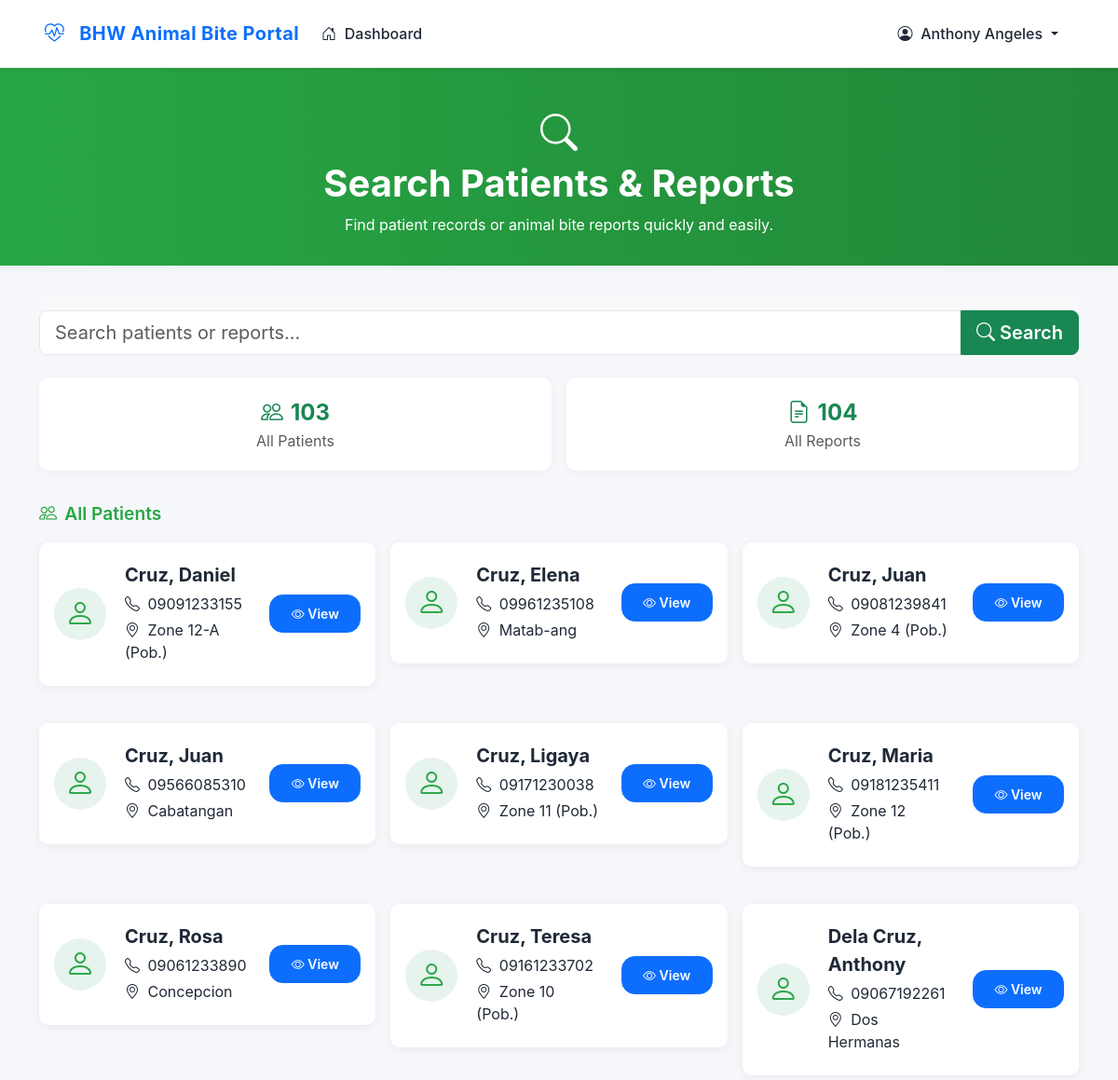
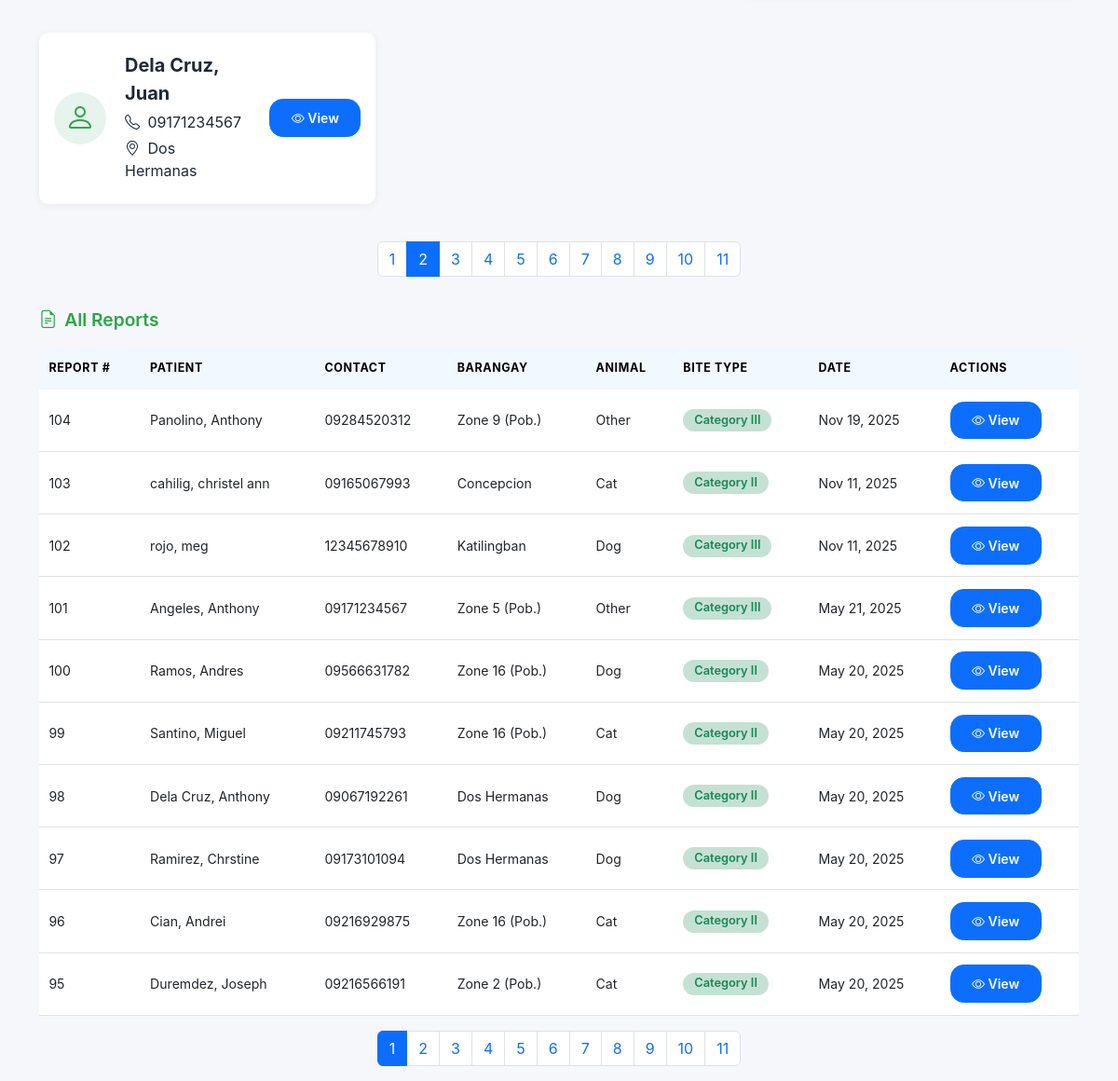
Page /src/staff/search.php?patients_page=2&reports_page=1 (signed in) on the committed database (2 pictures, top to bottom).
### tables this page shows
CREATE TABLE `staff` (
  `staffId` int(11) NOT NULL,
  `firstName` varchar(24) DEFAULT NULL,
  `lastName` varchar(30) DEFAULT NULL,
  `birthDate` date DEFAULT NULL,
  `address` varchar(255) DEFAULT NULL,
  `contactNumber` varchar(20) DEFAULT NULL,
  `email` varchar(255) DEFAULT NULL,
  `password` varchar(255) DEFAULT NULL
);

CREATE TABLE `patients` (
  `patientId` int(11) NOT NULL,
  `firstName` varchar(50) NOT NULL,
  `lastName` varchar(50) NOT NULL,
  `gender` enum('Male','Female','Other') DEFAULT NULL,
  `dateOfBirth` date DEFAULT NULL,
  `contactNumber` varchar(20) DEFAULT NULL,
  `email` varchar(100) DEFAULT NULL,
  `address` text DEFAULT NULL,
  `barangay` enum('Bubog','Cabatangan','Zone 4-A (Pob.)','Zone 4 (Pob.)','Concepcion','Dos Hermanas','Efigenio Lizares','Zone 7 (Pob.)','Zone 14-B (Pob.)','Zone 12-A (Pob.)','Zone 10 (Pob.)','Zone 5 (Pob.)','Zone 16 (Pob.)','Matab-ang','Zone 9 (Pob.)','Zone 6 (Pob.)','Zone 14 (Pob.)','San Fernando','Zone 15 (Pob.)','Zone 14-A (Pob.)','Zone 11 (Pob.)','Zone 8 (Pob.)','Zone 12 (Pob.)','Zone 1 (Pob.)','Zone 2 (Pob.)','Zone 3 (Pob.)','Katilingban') DEFAULT NULL,
  `city` varchar(100) DEFAULT NULL,
  `medicalHistory` text DEFAULT NULL,
  `emergencyContact` varchar(100) DEFAULT NULL,
  `emergencyContactNumber` varchar(20) DEFAULT NULL,
  `created_at` timestamp NOT NULL DEFAULT current_timestamp(),
  `updated_at` timestamp NOT NULL DEFAULT current_timestamp() ON UPDATE current_timestamp(),
  `middleName` varchar(45) NOT NULL,
  `province` varchar(155) NOT NULL,
  `emergencyPhone` int(11) NOT NULL,
  `allergies` text DEFAULT NULL,
  `previousRabiesVaccine` text DEFAULT NULL
);

CREATE TABLE `reports` (
  `reportId` int(11) NOT NULL,
  `patientId` int(11) DEFAULT NULL,
  `staffId` int(11) DEFAULT NULL,
  `biteDate` date NOT NULL,
  `reportDate` timestamp NOT NULL DEFAULT current_timestamp(),
  `animalType` enum('Dog','Cat','Rat','Monkey','Bat','Other') NOT NULL,
  `animalOtherType` varchar(50) DEFAULT NULL,
  `animalOwnership` enum('Stray','Owned by patient','Owned by neighbor','Owned by unknown person','Unknown') NOT NULL,
  `ownerName` varchar(100) DEFAULT NULL,
  `ownerContact` varchar(20) DEFAULT NULL,
  `animalStatus` enum('Alive','Dead','Unknown') NOT NULL DEFAULT 'Unknown',
  `animalVaccinated` enum('Yes','No','Unknown') NOT NULL DEFAULT 'Unknown',
  `biteLocation` varchar(255) NOT NULL,
  `biteType` enum('Category I','Category II','Category III') NOT NULL,
  `multipleBites` tinyint(1) NOT NULL DEFAULT 0,
  `provoked` enum('Yes','No','Unknown') NOT NULL DEFAULT 'Unknown',
  `washWithSoap` tinyint(1) NOT NULL DEFAULT 0,
  `rabiesVaccine` tinyint(1) NOT NULL DEFAULT 0,
  `rabiesVaccineDate` date DEFAULT NULL,
  `antiTetanus` tinyint(1) NOT NULL DEFAULT 0,
  `antiTetanusDate` date DEFAULT NULL,
  `antibiotics` tinyint(1) NOT NULL DEFAULT 0,
  `antibioticsDetails` varchar(255) DEFAULT NULL,
  `referredToHospital` tinyint(1) NOT NULL DEFAULT 0,
  `hospitalName` varchar(255) DEFAULT NULL,
  `followUpDate` date DEFAULT NULL,
  `notes` text DEFAULT NULL,
  `status` enum('pending','in_progress','completed','referred') NOT NULL DEFAULT 'pending',
  `updated_at` timestamp NOT NULL DEFAULT current_timestamp() ON UPDATE current_timestamp()
);

### src/staff/search.php (the view, shortened to what this page needs)
<?php
require_once '../conn/conn.php';
$search = isset($_GET['q']) ? trim($_GET['q']) : '';
$patients = [];
$reports = [];
$patientsPage = isset($_GET['patients_page']) ? max(1, (int)$_GET['patients_page']) : 1;
$reportsPage = isset($_GET['reports_page']) ? max(1, (int)$_GET['reports_page']) : 1;
$perPage = 10;
$patientsOffset = ($patientsPage - 1) * $perPage;
$reportsOffset = ($reportsPage - 1) * $perPage;
$totalPatients = 0;
$totalReports = 0;
function highlight($text, $term) {
    if (!$term) return htmlspecialchars($text);
    return preg_replace('/(' . preg_quote($term, '/') . ')/i', '<mark>$1</mark>', htmlspecialchars($text));
}
if ($search !== '') {
    $patientStmt = $pdo->prepare("SELECT SQL_CALC_FOUND_ROWS * FROM patients WHERE firstName LIKE ? OR lastName LIKE ? OR contactNumber LIKE ? OR barangay LIKE ? ORDER BY lastName, firstName LIMIT $patientsOffset, $perPage");
    $like = "%$search%";
    $patientStmt->execute([$like, $like, $like, $like]);
    $patients = $patientStmt->fetchAll(PDO::FETCH_ASSOC);
    $totalPatients = $pdo->query("SELECT FOUND_ROWS()")->fetchColumn();
    $reportStmt = $pdo->prepare("
        SELECT SQL_CALC_FOUND_ROWS r.*, p.firstName, p.lastName, p.contactNumber, p.barangay
        FROM reports r
        JOIN patients p ON r.patientId = p.patientId
        WHERE r.reportId LIKE ?
           OR p.firstName LIKE ?
           OR p.lastName LIKE ?
           OR p.contactNumber LIKE ?
           OR r.animalType LIKE ?
           OR r.biteType LIKE ?
        ORDER BY r.reportDate DESC
        LIMIT $reportsOffset, $perPage
    ");
    $reportStmt->execute([
        $like, $like, $like, $like, $like, $like
    ]);
    $reports = $reportStmt->fetchAll(PDO::FETCH_ASSOC);
    $totalReports = $pdo->query("SELECT FOUND_ROWS()")->fetchColumn();
} else {
    $patientStmt = $pdo->prepare("SELECT SQL_CALC_FOUND_ROWS * FROM patients ORDER BY lastName, firstName LIMIT $patientsOffset, $perPage");
    $patientStmt->execute();
    $patients = $patientStmt->fetchAll(PDO::FETCH_ASSOC);
    $totalPatients = $pdo->query("SELECT FOUND_ROWS()")->fetchColumn();
    $reportStmt = $pdo->prepare("
        SELECT SQL_CALC_FOUND_ROWS r.*, p.firstName, p.lastName, p.contactNumber, p.barangay
        FROM reports r
        JOIN patients p ON r.patientId = p.patientId
        ORDER BY r.reportDate DESC
        LIMIT $reportsOffset, $perPage
    ");
    $reportStmt->execute();
    $reports = $reportStmt->fetchAll(PDO::FETCH_ASSOC);
    $totalReports = $pdo->query("SELECT FOUND_ROWS()")->fetchColumn();
}
$totalPatientsPages = max(1, ceil($totalPatients / $perPage));
$totalReportsPages = max(1, ceil($totalReports / $perPage));
?>
<!DOCTYPE html>
<html lang="en">
<head>
    <link href="https://cdn.jsdelivr.net/npm/bootstrap@5.3.0/dist/css/bootstrap.min.css" rel="stylesheet">
    <link rel="stylesheet" href="https://cdn.jsdelivr.net/npm/bootstrap-icons@1.11.1/font/bootstrap-icons.css">
</head>
<body>
<?php $activePage = 'search'; include 'navbar.php'; ?>
<div class="search-hero text-center">
    <div class="container">
        <i class="bi bi-search"></i>
        <h1 class="fw-bold mb-2">Search Patients & Reports</h1>
        <p class="mb-0">Find patient records or animal bite reports quickly and easily.</p>
    </div>
</div>
<div class="container">
    <div class="search-bar-sticky">
        <form method="get" class="mb-4">
            <div class="input-group input-group-lg">
                <input type="text" class="form-control" name="q" placeholder="Search patients or reports..." value="<?php echo htmlspecialchars($search); ?>" autofocus>
                <button class="btn btn-success" type="submit"><i class="bi bi-search"></i> Search</button>
            </div>
        </form>
    </div>
    <div class="summary-stats row g-3 mb-4">
        <div class="col-md-6">
            <div class="stat-card">
                <div class="fw-bold fs-4 text-success"><i class="bi bi-people me-2"></i><?php echo $totalPatients; ?></div>
                <div class="text-muted"><?php echo $search !== '' ? 'Patients Found' : 'All Patients'; ?></div>
            </div>
        </div>
        <div class="col-md-6">
            <div class="stat-card">
                <div class="fw-bold fs-4 text-success"><i class="bi bi-file-earmark-text me-2"></i><?php echo $totalReports; ?></div>
                <div class="text-muted"><?php echo $search !== '' ? 'Reports Found' : 'All Reports'; ?></div>
            </div>
        </div>
    </div>
    <div class="result-section-title"><i class="bi bi-people me-2"></i><?php echo $search !== '' ? 'Patients' : 'All Patients'; ?></div>
    <?php if (count($patients) > 0): ?>
        <div class="row g-3">
        <?php foreach ($patients as $p): ?>
            <div class="col-md-6 col-lg-4">
                <div class="result-card">
                    <div class="result-avatar bg-success bg-opacity-10">
                        <i class="bi bi-person"></i>
                    </div>
                    <div class="result-info">
                        <div class="fw-bold fs-5 mb-1"><?php echo highlight($p['lastName'] . ', ' . $p['firstName'], $search); ?></div>
                        <div class="mb-1"><i class="bi bi-telephone me-1"></i> <?php echo highlight($p['contactNumber'], $search); ?></div>
                        <div class="mb-1"><i class="bi bi-geo-alt me-1"></i> <?php echo highlight($p['barangay'], $search); ?></div>
                    </div>
                    <div class="result-actions">
                        <a href="view_patient.php?id=<?php echo $p['patientId']; ?>" class="btn btn-sm btn-primary"><i class="bi bi-eye"></i> View</a>
                    </div>
                </div>
            </div>
        <?php endforeach; ?>
        </div>
        <?php if ($totalPatientsPages > 1): ?>
        <nav>
            <ul class="pagination mt-3">
                <?php for ($i = 1; $i <= $totalPatientsPages; $i++): ?>
                    <li class="page-item <?php echo $i === $patientsPage ? 'active' : ''; ?>">
                        <a class="page-link" href="?<?php echo http_build_query(array_merge($_GET, ['patients_page' => $i, 'reports_page' => $reportsPage])); ?>"><?php echo $i; ?></a>
                    </li>
                <?php endfor; ?>
            </ul>
        </nav>
        <?php endif; ?>
    <?php endif; ?>
    <div class="result-section-title"><i class="bi bi-file-earmark-text me-2"></i><?php echo $search !== '' ? 'Reports' : 'All Reports'; ?></div>
    <?php if (count($reports) > 0): ?>
        <div class="table-responsive">
            <table class="table table-hover align-middle bg-white">
                <thead class="table-light">
                    <tr>
                        <th>Report #</th>
                        <th>Patient</th>
                        <th>Contact</th>
                        <th>Barangay</th>
                        <th>Animal</th>
                        <th>Bite Type</th>
                        <th>Date</th>
                        <th>Actions</th>
                    </tr>
                </thead>
                <tbody>
                <?php foreach ($reports as $r): ?>
                    <tr>
                        <td><?php echo highlight($r['reportId'], $search); ?></td>
                        <td><?php echo highlight($r['lastName'] . ', ' . $r['firstName'], $search); ?></td>
                        <td><?php echo highlight($r['contactNumber'], $search); ?></td>
                        <td><?php echo highlight($r['barangay'], $search); ?></td>
                        <td><?php echo highlight($r['animalType'], $search); ?></td>
                        <td><span class="badge bg-success bg-opacity-25 text-success"><?php echo highlight($r['biteType'], $search); ?></span></td>
                        <td><?php echo date('M d, Y', strtotime($r['reportDate'])); ?></td>
                        <td><a href="view_report.php?id=<?php echo $r['reportId']; ?>" class="btn btn-sm btn-primary"><i class="bi bi-eye"></i> View</a></td>
                    </tr>
                <?php endforeach; ?>
                </tbody>
            </table>
        </div>
        <?php if ($totalReportsPages > 1): ?>
        <nav>
            <ul class="pagination mt-3">
                <?php for ($i = 1; $i <= $totalReportsPages; $i++): ?>
                    <li class="page-item <?php echo $i === $reportsPage ? 'active' : ''; ?>">
                        <a class="page-link" href="?<?php echo http_build_query(array_merge($_GET, ['patients_page' => $patientsPage, 'reports_page' => $i])); ?>"><?php echo $i; ?></a>
                    </li>
                <?php endfor; ?>
            </ul>
        </nav>
        <?php endif; ?>
    <?php endif; ?>
</div>
</body>
</html>

### src/staff/navbar.php (shortened to what this page needs)
<?php
if (!isset($staff) && isset($_SESSION['staffId'])) {
    require_once '../conn/conn.php';
    $stmt = $pdo->prepare("SELECT firstName, lastName FROM staff WHERE staffId = ?");
    $stmt->execute([$_SESSION['staffId']]);
    $staff = $stmt->fetch(PDO::FETCH_ASSOC);
}
?>
<nav class="navbar navbar-expand-lg navbar-light bg-white sticky-top shadow-sm">
  <div class="container">
    <a class="navbar-brand" href="dashboard.php">
      <i class="bi bi-heart-pulse"></i>
      <span class="fw-bold">BHW Animal Bite Portal</span>
    </a>
    <div class="collapse navbar-collapse" id="navbarNav">
      <ul class="navbar-nav me-auto">
        <li class="nav-item">
          <a class="nav-link<?php if(isset($activePage) && $activePage=="dashboard") echo " active fw-bold"; ?>" href="dashboard.php"><i class="bi bi-house-door me-1"></i> Dashboard</a>
        </li>
      </ul>
      <div class="d-flex align-items-center">
        <div class="dropdown">
          <a class="nav-link dropdown-toggle" href="#" role="button" id="userDropdown" data-bs-toggle="dropdown" aria-expanded="false">
            <i class="bi bi-person-circle me-1"></i> <?php echo isset($staff) ? htmlspecialchars($staff['firstName'] . ' ' . $staff['lastName']) : 'Staff'; ?>
          </a>
        </div>
      </div>
    </div>
  </div>
</nav>
<link rel="stylesheet" href="../css/system-theme.css">

### src/css/system-theme.css (style rules this page uses)
:root { --font-base: 'Inter', 'Segoe UI', Tahoma, sans-serif; --text-color: #1f2937; --muted-color: #6b7280; --surface: #ffffff; --surface-muted: #f3f5fb; --border-light: rgba(15, 23, 42, 0.08); --background: #f6f7fb; --accent: #0d6efd; --accent-rgb: 13, 110, 253; --accent-strong: #0a58ca; }
body { font-family: var(--font-base); color: var(--text-color); background-color: var(--background); min-height: 100vh; display: flex; flex-direction: column; }
.navbar { background-color: var(--surface) !important; box-shadow: 0 8px 24px rgba(15, 23, 42, 0.08); padding: 0.85rem 0; }
.navbar .container { width: min(1400px, 94vw); }
.navbar-brand { display: flex; align-items: center; gap: 0.5rem; color: var(--accent); font-weight: 600; letter-spacing: 0.02em; }
.navbar-brand i { font-size: 1.3rem; }
.navbar .nav-link { color: var(--text-color); padding: 0.65rem 1rem; border-radius: 0.65rem; font-weight: 500; display: flex; align-items: center; gap: 0.3rem; transition: color 0.2s ease, background-color 0.2s ease; }
.btn { border-radius: 0.9rem; font-weight: 600; padding: 0.55rem 1.4rem; }
.btn-primary { background-color: var(--accent); border-color: var(--accent); }
.table { margin-bottom: 0; }
.table thead th { background-color: rgba(var(--accent-rgb), 0.05); text-transform: uppercase; letter-spacing: 0.05em; font-size: 0.78rem; border: none; }
.table td, .table th { padding: 0.8rem 0.65rem; vertical-align: middle; font-size: 0.88rem; }
.badge { border-radius: 999px; padding: 0.35rem 0.75rem; font-weight: 600; font-size: 0.8rem; }
.form-control, .form-select { border-radius: 0.85rem; border: 1px solid var(--border-light); padding: 0.65rem 0.9rem; font-size: 0.95rem; }

### src/staff/search.php (style rules this page uses)
body { background: #f8f9fa; }
.search-hero { background: linear-gradient(90deg, #28a745 0%, #218838 100%); color: #fff; padding: 2.5rem 0 2rem 0; margin-bottom: 2rem; box-shadow: 0 2px 10px rgba(40,167,69,0.08); }
.search-hero .bi { font-size: 2.5rem; margin-bottom: 0.5rem; }
.search-bar-sticky { background: #f8f9fa; padding-top: 1rem; }
.summary-stats { margin-bottom: 2rem; }
.summary-stats .stat-card { background: #fff; border-radius: 10px; box-shadow: 0 2px 10px rgba(0,0,0,0.04); padding: 1.25rem 1rem; text-align: center; }
.result-section-title { font-size: 1.2rem; font-weight: 600; margin-top: 2rem; margin-bottom: 1rem; color: #28a745; }
.result-card { background: #fff; border-radius: 10px; box-shadow: 0 2px 10px rgba(0,0,0,0.06); padding: 1.25rem 1rem; margin-bottom: 1.5rem; display: flex; align-items: center; gap: 1.25rem; transition: box-shadow 0.2s; }
.result-avatar { width: 56px; height: 56px; border-radius: 50%; background: #e9ecef; display: flex; align-items: center; justify-content: center; font-size: 2rem; color: #28a745; }
.result-info { flex: 1; }
.result-actions { min-width: 100px; text-align: right; }
.pagination { justify-content: center; }

### src/staff/navbar.php (style rules this page uses)
.navbar { border-bottom: 1px solid rgba(0,0,0,.1); }
.navbar .nav-link { color: #495057; padding: 1rem 1rem; transition: all 0.2s; }
.navbar-brand { color: #28a745; font-size: 1.25rem; }
.navbar-brand i { margin-right: 0.5rem; }

### rows in the picture
staff: firstName+lastName "Anthony Angeles"
patients: lastName+firstName "Cruz, Daniel", contactNumber "09091233155", barangay "Zone 12-A (Pob.)"
patients: lastName+firstName "Cruz, Elena", contactNumber "09961235108", barangay "Matab-ang"
patients: lastName+firstName "Cruz, Juan", contactNumber "09081239841", barangay "Zone 4 (Pob.)"
patients: lastName+firstName "Cruz, Juan", contactNumber "09566085310", barangay "Cabatangan"
patients: lastName+firstName "Cruz, Ligaya", contactNumber "09171230038", barangay "Zone 11 (Pob.)"
patients: lastName+firstName "Cruz, Maria", contactNumber "09181235411", barangay "Zone 12 (Pob.)"
patients: lastName+firstName "Cruz, Rosa", contactNumber "09061233890", barangay "Concepcion"
patients: lastName+firstName "Cruz, Teresa", contactNumber "09161233702", barangay "Zone 10 (Pob.)"
patients: lastName+firstName "Dela Cruz, Anthony", contactNumber "09067192261", barangay "Dos Hermanas"
patients: lastName+firstName "Dela Cruz, Juan", contactNumber "09171234567", barangay "Dos Hermanas"
reports: reportId "104", patientId.firstName "Panolino, Anthony", patientId.contactNumber "09284520312", patientId.barangay "Zone 9 (Pob.)", animalType "Other", biteType "Category III", reportDate "Nov 19, 2025"
reports: reportId "103", patientId.firstName "cahilig, christel ann", patientId.contactNumber "09165067993", patientId.barangay "Concepcion", animalType "Cat", biteType "Category II", reportDate "Nov 11, 2025"
reports: reportId "102", patientId.firstName "rojo, meg", patientId.contactNumber "12345678910", patientId.barangay "Katilingban", animalType "Dog", biteType "Category III", reportDate "Nov 11, 2025"
reports: reportId "101", patientId.firstName "Angeles, Anthony", patientId.contactNumber "09171234567", patientId.barangay "Zone 5 (Pob.)", animalType "Other", biteType "Category III", reportDate "May 21, 2025"
reports: reportId "100", patientId.firstName "Ramos, Andres", patientId.contactNumber "09566631782", patientId.barangay "Zone 16 (Pob.)", animalType "Dog", biteType "Category II", reportDate "May 20, 2025"
reports: reportId "99", patientId.firstName "Santino, Miguel", patientId.contactNumber "09211745793", patientId.barangay "Zone 16 (Pob.)", animalType "Cat", biteType "Category II", reportDate "May 20, 2025"
reports: reportId "98", patientId.firstName "Dela Cruz, Anthony", patientId.contactNumber "09067192261", patientId.barangay "Dos Hermanas", animalType "Dog", biteType "Category II", reportDate "May 20, 2025"
reports: reportId "97", patientId.firstName "Ramirez, Chrstine", patientId.contactNumber "09173101094", patientId.barangay "Dos Hermanas", animalType "Dog", biteType "Category II", reportDate "May 20, 2025"
reports: reportId "96", patientId.firstName "Cian, Andrei", patientId.contactNumber "09216929875", patientId.barangay "Zone 16 (Pob.)", animalType "Cat", biteType "Category II", reportDate "May 20, 2025"
reports: reportId "95", patientId.firstName "Duremdez, Joseph", patientId.contactNumber "09216566191", patientId.barangay "Zone 2 (Pob.)", animalType "Cat", biteType "Category II", reportDate "May 20, 2025"

### other values in the picture
$totalPatients "103"
$totalReports "104"
